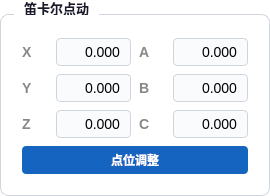
              <widget class="QGroupBox" name="jogCartGroup">
               <property name="styleSheet">
                <string>QGroupBox{background:#ffffff;border:1px solid #d0d5dd;border-radius:8px;margin-top:14px;padding:12px 10px 10px 10px;font-weight:bold;font-size:13px;color:#1a1a2e;}
QGroupBox::title{subcontrol-origin:margin;left:14px;padding:0 8px;}</string>
               </property>
               <property name="title">
                <string>笛卡尔点动</string>
               </property>
               <layout class="QGridLayout" name="jogCartLayout">
                <property name="spacing">
                 <number>8</number>
                </property>
                <item row="0" column="0">
                 <layout class="QHBoxLayout">
                  <property name="spacing">
                   <number>6</number>
                  </property>
                  <item>
                   <widget class="QLabel" name="label_9">
                    <property name="minimumSize">
                     <size>
                      <width>28</width>
                      <height>0</height>
                     </size>
                    </property>
                    <property name="styleSheet">
                     <string>color:#888;font-size:14px;font-weight:bold;border:none;background:transparent;</string>
                    </property>
                    <property name="text">
                     <string>X</string>
                    </property>
                   </widget>
                  </item>
                  <item>
                   <widget class="QDoubleSpinBox" name="spinManualX">
                    <property name="styleSheet">
                     <string>QDoubleSpinBox{font-family:Consolas,&quot;Microsoft YaHei UI&quot;;font-size:14px;padding:4px 6px;border:1px solid #d0d5dd;border-radius:4px;background:#fafbfc;}QDoubleSpinBox:focus{border-color:#1565c0;background:#fff;}</string>
                    </property>
                    <property name="alignment">
                     <set>Qt::AlignmentFlag::AlignRight|Qt::AlignmentFlag::AlignTrailing|Qt::AlignmentFlag::AlignVCenter</set>
                    </property>
                    <property name="buttonSymbols">
                     <enum>QAbstractSpinBox::NoButtons</enum>
                    </property>
                    <property name="decimals">
                     <number>3</number>
                    </property>
                    <property name="minimum">
                     <double>-999.999000000000024</double>
                    </property>
                    <property name="maximum">
                     <double>999.999000000000024</double>
                    </property>
                    <property name="singleStep">
                     <double>1.000000000000000</double>
                    </property>
                   </widget>
                  </item>
                 </layout>
                </item>
                <item row="0" column="1">
                 <layout class="QHBoxLayout">
                  <property name="spacing">
                   <number>6</number>
                  </property>
                  <item>
                   <widget class="QLabel" name="label_12">
                    <property name="minimumSize">
                     <size>
                      <width>28</width>
                      <height>0</height>
                     </size>
                    </property>
                    <property name="styleSheet">
                     <string>color:#888;font-size:14px;font-weight:bold;border:none;background:transparent;</string>
                    </property>
                    <property name="text">
                     <string>A</string>
                    </property>
                   </widget>
                  </item>
                  <item>
                   <widget class="QDoubleSpinBox" name="spinManualRx">
                    <property name="styleSheet">
                     <string>QDoubleSpinBox{font-family:Consolas,&quot;Microsoft YaHei UI&quot;;font-size:14px;padding:4px 6px;border:1px solid #d0d5dd;border-radius:4px;background:#fafbfc;}QDoubleSpinBox:focus{border-color:#1565c0;background:#fff;}</string>
                    </property>
                    <property name="alignment">
                     <set>Qt::AlignmentFlag::AlignRight|Qt::AlignmentFlag::AlignTrailing|Qt::AlignmentFlag::AlignVCenter</set>
                    </property>
                    <property name="buttonSymbols">
                     <enum>QAbstractSpinBox::NoButtons</enum>
                    </property>
                    <property name="decimals">
                     <number>3</number>
                    </property>
                    <property name="minimum">
                     <double>-999.999000000000024</double>
                    </property>
                    <property name="maximum">
                     <double>999.999000000000024</double>
                    </property>
                    <property name="singleStep">
                     <double>1.000000000000000</double>
                    </property>
                   </widget>
                  </item>
                 </layout>
                </item>
                <item row="1" column="0">
                 <layout class="QHBoxLayout">
                  <property name="spacing">
                   <number>6</number>
                  </property>
                  <item>
                   <widget class="QLabel" name="label_10">
                    <property name="minimumSize">
                     <size>
                      <width>28</width>
                      <height>0</height>
                     </size>
                    </property>
                    <property name="styleSheet">
                     <string>color:#888;font-size:14px;font-weight:bold;border:none;background:transparent;</string>
                    </property>
                    <property name="text">
                     <string>Y</string>
                    </property>
                   </widget>
                  </item>
                  <item>
                   <widget class="QDoubleSpinBox" name="spinManualY">
                    <property name="styleSheet">
                     <string>QDoubleSpinBox{font-family:Consolas,&quot;Microsoft YaHei UI&quot;;font-size:14px;padding:4px 6px;border:1px solid #d0d5dd;border-radius:4px;background:#fafbfc;}QDoubleSpinBox:focus{border-color:#1565c0;background:#fff;}</string>
                    </property>
                    <property name="alignment">
                     <set>Qt::AlignmentFlag::AlignRight|Qt::AlignmentFlag::AlignTrailing|Qt::AlignmentFlag::AlignVCenter</set>
                    </property>
                    <property name="buttonSymbols">
                     <enum>QAbstractSpinBox::NoButtons</enum>
                    </property>
                    <property name="decimals">
                     <number>3</number>
                    </property>
                    <property name="minimum">
                     <double>-999.999000000000024</double>
                    </property>
                    <property name="maximum">
                     <double>999.999000000000024</double>
                    </property>
                    <property name="singleStep">
                     <double>1.000000000000000</double>
                    </property>
                   </widget>
                  </item>
                 </layout>
                </item>
                <item row="1" column="1">
                 <layout class="QHBoxLayout">
                  <property name="spacing">
                   <number>6</number>
                  </property>
                  <item>
                   <widget class="QLabel" name="label_13">
                    <property name="minimumSize">
                     <size>
                      <width>28</width>
                      <height>0</height>
                     </size>
                    </property>
                    <property name="styleSheet">
                     <string>color:#888;font-size:14px;font-weight:bold;border:none;background:transparent;</string>
                    </property>
                    <property name="text">
                     <string>B</string>
                    </property>
                   </widget>
                  </item>
                  <item>
                   <widget class="QDoubleSpinBox" name="spinManualRy">
                    <property name="styleSheet">
                     <string>QDoubleSpinBox{font-family:Consolas,&quot;Microsoft YaHei UI&quot;;font-size:14px;padding:4px 6px;border:1px solid #d0d5dd;border-radius:4px;background:#fafbfc;}QDoubleSpinBox:focus{border-color:#1565c0;background:#fff;}</string>
                    </property>
                    <property name="alignment">
                     <set>Qt::AlignmentFlag::AlignRight|Qt::AlignmentFlag::AlignTrailing|Qt::AlignmentFlag::AlignVCenter</set>
                    </property>
                    <property name="buttonSymbols">
                     <enum>QAbstractSpinBox::NoButtons</enum>
                    </property>
                    <property name="decimals">
                     <number>3</number>
                    </property>
                    <property name="minimum">
                     <double>-999.999000000000024</double>
                    </property>
                    <property name="maximum">
                     <double>999.999000000000024</double>
                    </property>
                    <property name="singleStep">
                     <double>1.000000000000000</double>
                    </property>
                   </widget>
                  </item>
                 </layout>
                </item>
                <item row="2" column="0">
                 <layout class="QHBoxLayout">
                  <property name="spacing">
                   <number>6</number>
                  </property>
                  <item>
                   <widget class="QLabel" name="label_11">
                    <property name="minimumSize">
                     <size>
                      <width>28</width>
                      <height>0</height>
                     </size>
                    </property>
                    <property name="styleSheet">
                     <string>color:#888;font-size:14px;font-weight:bold;border:none;background:transparent;</string>
                    </property>
                    <property name="text">
                     <string>Z</string>
                    </property>
                   </widget>
                  </item>
                  <item>
                   <widget class="QDoubleSpinBox" name="spinManualZ">
                    <property name="styleSheet">
                     <string>QDoubleSpinBox{font-family:Consolas,&quot;Microsoft YaHei UI&quot;;font-size:14px;padding:4px 6px;border:1px solid #d0d5dd;border-radius:4px;background:#fafbfc;}QDoubleSpinBox:focus{border-color:#1565c0;background:#fff;}</string>
                    </property>
                    <property name="alignment">
                     <set>Qt::AlignmentFlag::AlignRight|Qt::AlignmentFlag::AlignTrailing|Qt::AlignmentFlag::AlignVCenter</set>
                    </property>
                    <property name="buttonSymbols">
                     <enum>QAbstractSpinBox::NoButtons</enum>
                    </property>
                    <property name="decimals">
                     <number>3</number>
                    </property>
                    <property name="minimum">
                     <double>-999.999000000000024</double>
                    </property>
                    <property name="maximum">
                     <double>999.999000000000024</double>
                    </property>
                    <property name="singleStep">
                     <double>1.000000000000000</double>
                    </property>
                   </widget>
                  </item>
                 </layout>
                </item>
                <item row="2" column="1">
                 <layout class="QHBoxLayout">
                  <property name="spacing">
                   <number>6</number>
                  </property>
                  <item>
                   <widget class="QLabel" name="label_14">
                    <property name="minimumSize">
                     <size>
                      <width>28</width>
                      <height>0</height>
                     </size>
                    </property>
                    <property name="styleSheet">
                     <string>color:#888;font-size:14px;font-weight:bold;border:none;background:transparent;</string>
                    </property>
                    <property name="text">
                     <string>C</string>
                    </property>
                   </widget>
                  </item>
                  <item>
                   <widget class="QDoubleSpinBox" name="spinManualRz">
                    <property name="styleSheet">
                     <string>QDoubleSpinBox{font-family:Consolas,&quot;Microsoft YaHei UI&quot;;font-size:14px;padding:4px 6px;border:1px solid #d0d5dd;border-radius:4px;background:#fafbfc;}QDoubleSpinBox:focus{border-color:#1565c0;background:#fff;}</string>
                    </property>
                    <property name="alignment">
                     <set>Qt::AlignmentFlag::AlignRight|Qt::AlignmentFlag::AlignTrailing|Qt::AlignmentFlag::AlignVCenter</set>
                    </property>
                    <property name="buttonSymbols">
                     <enum>QAbstractSpinBox::NoButtons</enum>
                    </property>
                    <property name="decimals">
                     <number>3</number>
                    </property>
                    <property name="minimum">
                     <double>-999.999000000000024</double>
                    </property>
                    <property name="maximum">
                     <double>999.999000000000024</double>
                    </property>
                    <property name="singleStep">
                     <double>1.000000000000000</double>
                    </property>
                   </widget>
                  </item>
                 </layout>
                </item>
                <item row="3" column="0" colspan="2">
                 <widget class="QPushButton" name="btnApplyCart">
                  <property name="minimumSize">
                   <size>
                    <width>0</width>
                    <height>28</height>
                   </size>
                  </property>
                  <property name="styleSheet">
                   <string>QPushButton{background:#1565c0;color:#fff;border:none;border-radius:4px;font-size:12px;font-weight:bold;}QPushButton:hover{background:#1976d2;}</string>
                  </property>
                  <property name="text">
                   <string>点位调整</string>
                  </property>
                 </widget>
                </item>
               </layout>
              </widget>
